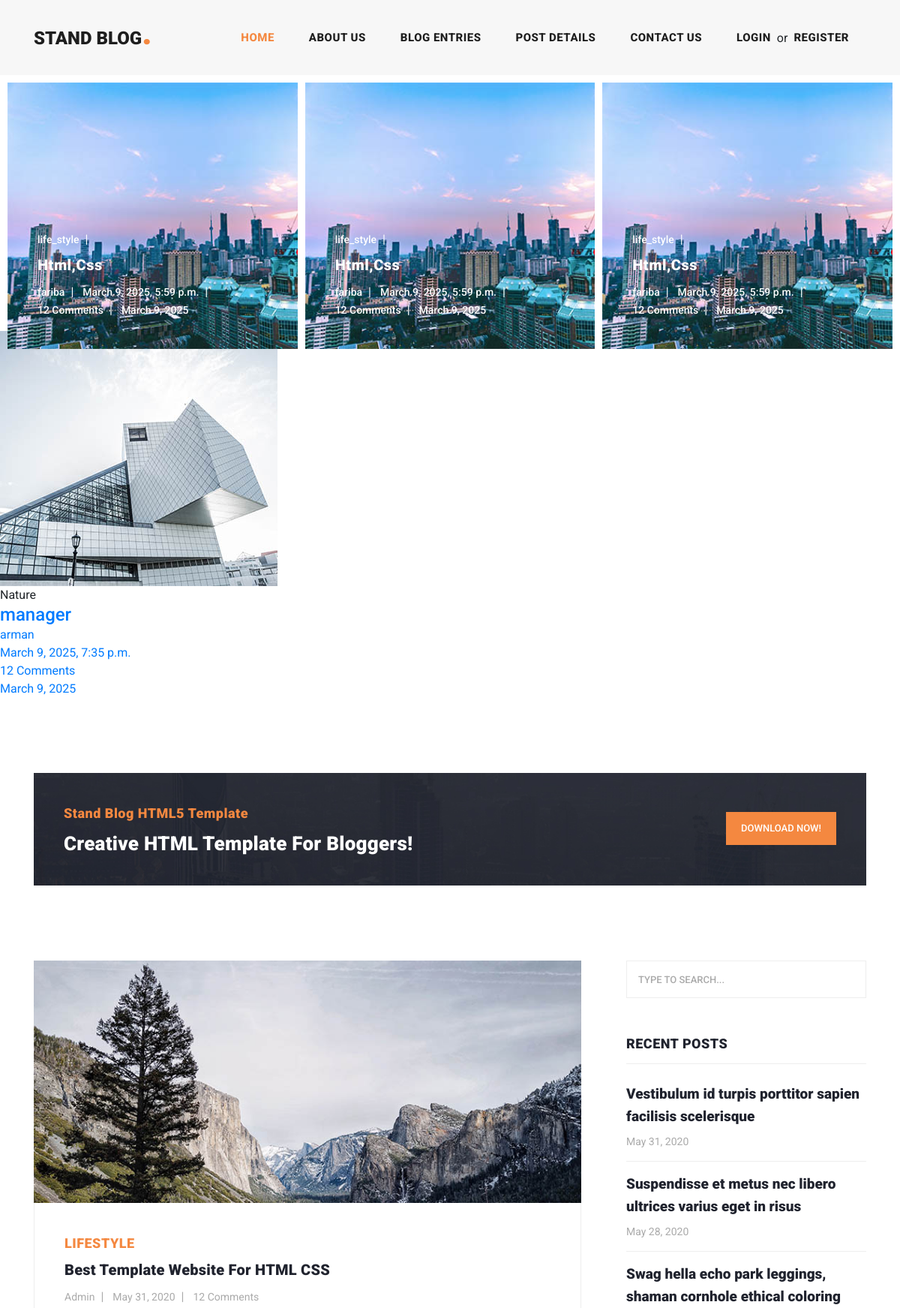
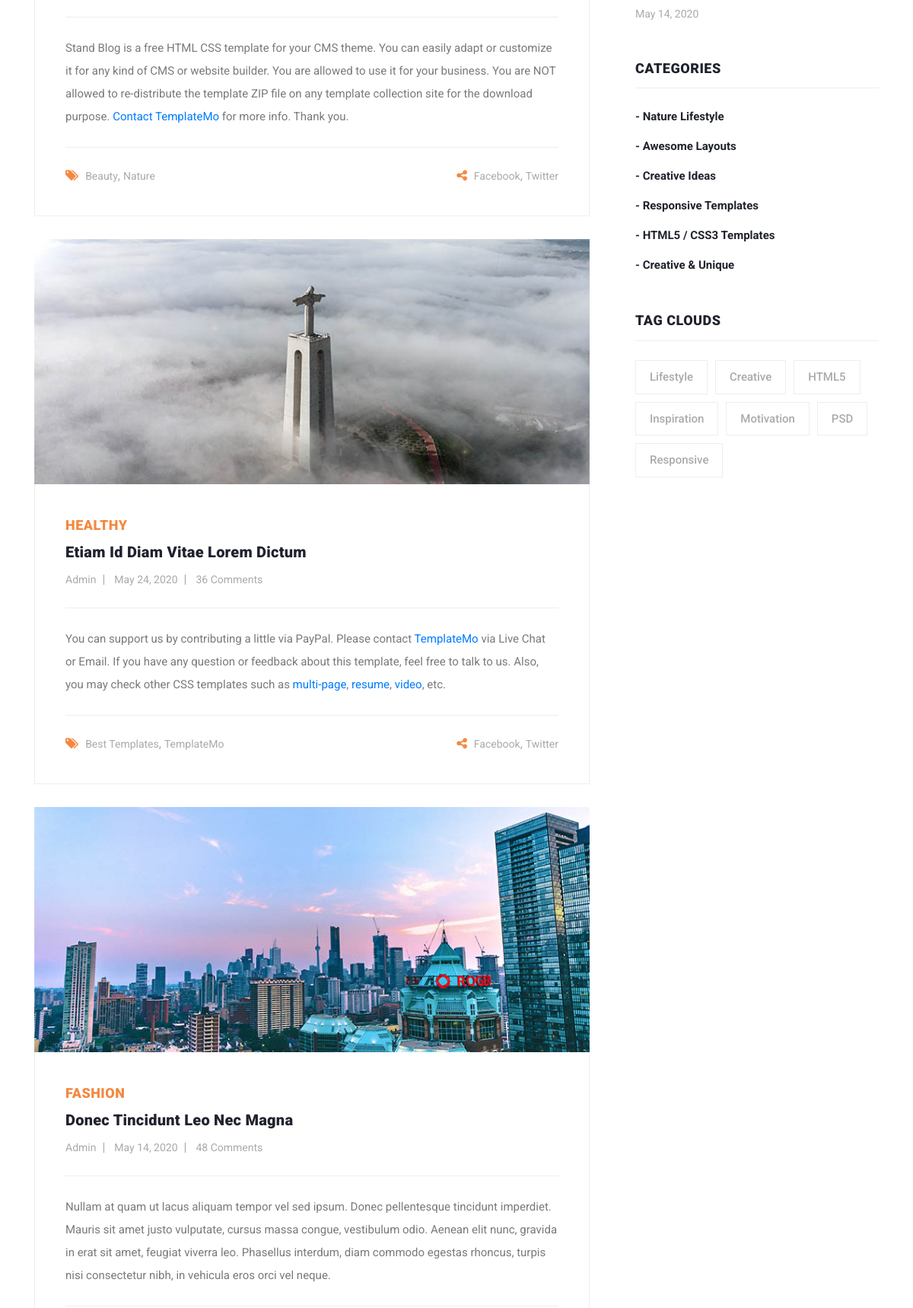
Screenshot of /blog/ (upper part) with the database file from the repository (2 pictures, top to bottom).
### post_app/models.py (models this page shows, shortened)
class Article(models.Model):
    author=models.ForeignKey(User,on_delete=models.CASCADE)
    category=models.ManyToManyField(category)
    title=models.CharField(max_length=70)
    body=models.TextField(blank=True)
    image=models.ImageField(upload_to="images/articles")
    created=models.DateTimeField(auto_now_add=True)
    updated=models.DateTimeField(auto_now=True)
    pub_date=models.DateField(default=timezone.now)
    def __str__(self):
        return f"{self.title}"

class category(models.Model):
    title=models.CharField(max_length=100)
    created=models.DateTimeField(auto_now_add=True)

### home_app/views.py (the view)
# urls.py: urlpatterns=[path('',views.home,name="main")]
def home(request):
    article=Article.objects.all()
    print(article)
    print(Article.category)
    return render(request,"home_app/index.html",context={'articles':article})

### home_app/templates/home_app/index.html (shortened to what this page needs)
{% load static %}
<!DOCTYPE html>
<html lang="en">
  <head>
    <link href="https://cdn.jsdelivr.net/npm/bootstrap@5.3.3/dist/css/bootstrap.min.css" rel="stylesheet">
    <link href= "{%  static 'vendor/bootstrap/css/bootstrap.min.css' %}"  rel="stylesheet">
    <link rel="stylesheet" href="{% static    'css/fontawesome.css'  %}" >
    <link rel="stylesheet" href= "{% static   'css/templatemo-stand-blog.css' %}">
    <link rel="stylesheet" href= "{% static   'css/owl.css'  %}">
  </head>
  <body>
    <header class="">
      <nav class="navbar navbar-expand-lg">
        <div class="container">
          <a class="navbar-brand" href="index.html"><h2>Stand Blog<em>.</em></h2></a>
          <div class="collapse navbar-collapse" id="navbarResponsive">
            <ul class="navbar-nav ml-auto">
              <li class="nav-item active">
                <a class="nav-link" href="index.html">Home
                </a>
              </li>
              <li class="nav-item">
                <a class="nav-link" href="about.html">About Us</a>
              </li>
              <li class="nav-item">
                <a class="nav-link" href="blog.html">Blog Entries</a>
              </li>
              <li class="nav-item">
                <a class="nav-link" href="post-details.html">Post Details</a>
              </li>
              <li class="nav-item">
                <a class="nav-link" href="/blog/contact.html">Contact Us</a>
            </li>
            <li class="nav-item">
              {% if request.user.is_authenticated %}
              <a class="nav-link" href="{% url  'acount_app:logout'   %}">logout</a>
              {% if request.user.first_name %}
              <li><h2>{{user.profile.fathers_name}} </h2>
                {% if user.profile.image %}
                <li><img src=" {{user.profile.image.url}}" width="40px" height=40px  style="border-radius: 100%;" alt=""> </li></li>
                {%   else  %}
                 <img src="{% static 'images/prof.jpg'      %}" alt="">
                {% endif   %}
              {% else  %}
              <li><h2>{{ request.user.username}}</h2></li>
              {%  endif %}
              {% else %}
              <div class="d-flex"><a class="nav-link" href="/blog/login">login </a>
                <span  class="mt-2"> or </span>
                 <a class="nav-link" href="{% url  'acount_app:registration' %}">register</a>
              </div>
              {% endif %}
          </li>
            </ul>
          </div>
        </div>
      </nav>
    </header>
    <div class="main-banner header-text">
      <div class="container-fluid">
        <div class="owl-banner owl-carousel">
          {%   for item in articles   %}
          <div class="item">
            <img src="{{ item.image.url }}" alt="">
            <div class="item-content">
              <div class="main-content">
                <ul> <li><a >{{ item.category.all.first.title }}</a></li>
                  <a href="/blog/article"><h4>{{ item.title }}</h4></a></ul>
                <ul class="post-info">
                  <li><a href="#">{{ item.author }}</a></li>
                  <li><a href="#">{{ item.created }}</a></li>
                  <li><a href="#">12 Comments</a></li>
                  <li><a href="#">{{ item.pub_date}}</a></li>
                </ul>
              </div>
            </div>
          </div>
        </div>
      </div>
    </div>
    {% endfor   %}
    <section class="call-to-action">
      <div class="container">
        <div class="row">
          <div class="col-lg-12">
            <div class="main-content">
              <div class="row">
                <div class="col-lg-8">
                  <span>Stand Blog HTML5 Template</span>
                  <h4>Creative HTML Template For Bloggers!</h4>
                </div>
                <div class="col-lg-4">
                  <div class="main-button">
                    <a rel="nofollow" href="https://templatemo.com/tm-551-stand-blog" target="_parent">Download Now!</a>
                  </div>
                </div>
              </div>
            </div>
          </div>
        </div>
      </div>
    </section>
    <section class="blog-posts">
      <div class="container">
        <div class="row">
          <div class="col-lg-8">
            <div class="all-blog-posts">
              <div class="row">
                <div class="col-lg-12">
                  <div class="blog-post">
                    <div class="blog-thumb">
                      <img src="{% static     'images/blog-post-01.jpg'  %}" alt="">
                    </div>
                    <div class="down-content">
                      <span>Lifestyle</span>
                      <a href="post-details.html"><h4>Best Template Website for HTML CSS</h4></a>
                      <ul class="post-info">
                        <li><a href="#">Admin</a></li>
                        <li><a href="#">May 31, 2020</a></li>
                        <li><a href="#">12 Comments</a></li>
                      </ul>
                      <p>Stand Blog is a free HTML CSS template for your CMS theme. You can easily adapt or customize it for any kind of CMS or website builder. You are allowed to use it for your business. You are NOT allowed to re-distribute the template ZIP file on any template collection site for the download purpose. <a rel="nofollow" href="https://templatemo.com/contact" target="_parent">Contact TemplateMo</a> for more info. Thank you.</p>
                      <div class="post-options">
                        <div class="row">
                          <div class="col-6">
                            <ul class="post-tags">
                              <li><i class="fa fa-tags"></i></li>
                              <li><a href="#">Beauty</a>,</li>
                              <li><a href="#">Nature</a></li>
                            </ul>
                          </div>
                          <div class="col-6">
                            <ul class="post-share">
                              <li><i class="fa fa-share-alt"></i></li>
                              <li><a href="#">Facebook</a>,</li>
                              <li><a href="#"> Twitter</a></li>
                            </ul>
                          </div>
                        </div>
                      </div>
                    </div>
                  </div>
                </div>
                <div class="col-lg-12">
                  <div class="blog-post">
                    <div class="blog-thumb">
                      <img src="{%  static   'images/blog-post-02.jpg'  %}"alt="">
                    </div>
                    <div class="down-content">
                      <span>Healthy</span>
                      <a href="post-details.html"><h4>Etiam id diam vitae lorem dictum</h4></a>
                      <ul class="post-info">
                        <li><a href="#">Admin</a></li>
                        <li><a href="#">May 24, 2020</a></li>
                        <li><a href="#">36 Comments</a></li>
                      </ul>
                      <p>You can support us by contributing a little via PayPal. Please contact <a rel="nofollow" href="https://templatemo.com/contact" target="_parent">TemplateMo</a> via Live Chat or Email. If you have any question or feedback about this template, feel free to talk to us. Also, you may check other CSS templates such as <a rel="nofollow" href="https://templatemo.com/tag/multi-page" target="_parent">multi-page</a>, <a rel="nofollow" href="https://templatemo.com/tag/resume" target="_parent">resume</a>, <a rel="nofollow" href="https://templatemo.com/tag/video" target="_parent">video</a>, etc.</p>
                      <div class="post-options">
                        <div class="row">
                          <div class="col-6">
                            <ul class="post-tags">
                              <li><i class="fa fa-tags"></i></li>
                              <li><a href="#">Best Templates</a>,</li>
                              <li><a href="#">TemplateMo</a></li>
                            </ul>
                          </div>
                          <div class="col-6">
                            <ul class="post-share">
                              <li><i class="fa fa-share-alt"></i></li>
                              <li><a href="#">Facebook</a>,</li>
                              <li><a href="#">Twitter</a></li>
                            </ul>
                          </div>
                        </div>
                      </div>
                    </div>
                  </div>
                </div>
                <div class="col-lg-12">
                  <div class="blog-post">
                    <div class="blog-thumb">
                      <img src="{%  static    'images/blog-post-03.jpg' %}" alt="">
                    </div>
                    <div class="down-content">
                      <span>Fashion</span>
                      <a href="post-details.html"><h4>Donec tincidunt leo nec magna</h4></a>
                      <ul class="post-info">
                        <li><a href="#">Admin</a></li>
                        <li><a href="#">May 14, 2020</a></li>
                        <li><a href="#">48 Comments</a></li>
                      </ul>
                      <p>Nullam at quam ut lacus aliquam tempor vel sed ipsum. Donec pellentesque tincidunt imperdiet. Mauris sit amet justo vulputate, cursus massa congue, vestibulum odio. Aenean elit nunc, gravida in erat sit amet, feugiat viverra leo. Phasellus interdum, diam commodo egestas rhoncus, turpis nisi consectetur nibh, in vehicula eros orci vel neque.</p>
                    </div>
                  </div>
                </div>
              </div>
            </div>
          </div>
          <div class="col-lg-4">
            <div class="sidebar">
              <div class="row">
                <div class="col-lg-12">
                  <div class="sidebar-item search">
                    <form id="search_form" name="gs" method="GET" action="#">
                      <input type="text" name="q" class="searchText" placeholder="type to search..." autocomplete="on">
                    </form>
                  </div>
                </div>
                <div class="col-lg-12">
                  <div class="sidebar-item recent-posts">
                    <div class="sidebar-heading">
                      <h2>Recent Posts</h2>
                    </div>
                    <div class="content">
                      <ul>
                        <li><a href="post-details.html">
                          <h5>Vestibulum id turpis porttitor sapien facilisis scelerisque</h5>
                          <span>May 31, 2020</span>
                        </a></li>
                        <li><a href="post-details.html">
                          <h5>Suspendisse et metus nec libero ultrices varius eget in risus</h5>
                          <span>May 28, 2020</span>
                        </a></li>
                        <li><a href="post-details.html">
                          <h5>Swag hella echo park leggings, shaman cornhole ethical coloring</h5>
                          <span>May 14, 2020</span>
                        </a></li>
                      </ul>
                    </div>
                  </div>
                </div>
                <div class="col-lg-12">
                  <div class="sidebar-item categories">
                    <div class="sidebar-heading">
                      <h2>Categories</h2>
                    </div>
                    <div class="content">
                      <ul>
                        <li><a href="#">- Nature Lifestyle</a></li>
                        <li><a href="#">- Awesome Layouts</a></li>
                        <li><a href="#">- Creative Ideas</a></li>
                        <li><a href="#">- Responsive Templates</a></li>
                        <li><a href="#">- HTML5 / CSS3 Templates</a></li>
                        <li><a href="#">- Creative &amp; Unique</a></li>
                      </ul>
                    </div>
                  </div>
                </div>
                <div class="col-lg-12">
                  <div class="sidebar-item tags">
                    <div class="sidebar-heading">
                      <h2>Tag Clouds</h2>
                    </div>
                    <div class="content">
                      <ul>
                        <li><a href="#">Lifestyle</a></li>
                        <li><a href="#">Creative</a></li>
                        <li><a href="#">HTML5</a></li>
                        <li><a href="#">Inspiration</a></li>
                        <li><a href="#">Motivation</a></li>
                        <li><a href="#">PSD</a></li>
                        <li><a href="#">Responsive</a></li>
                      </ul>
                    </div>
                  </div>
                </div>
              </div>
            </div>
          </div>
        </div>
      </div>
    </section>
  </body>
</html>

### rows the page displays
Article: image (picture), category.all.first "life_style", title "Html,css", author "fariba", created "March 9, 2025, 5:59 p.m.", pub_date "March 9, 2025"
Article: image (picture), category.all.first "Nature", title "manager", author "arman", created "March 9, 2025, 7:35 p.m.", pub_date "March 9, 2025"
